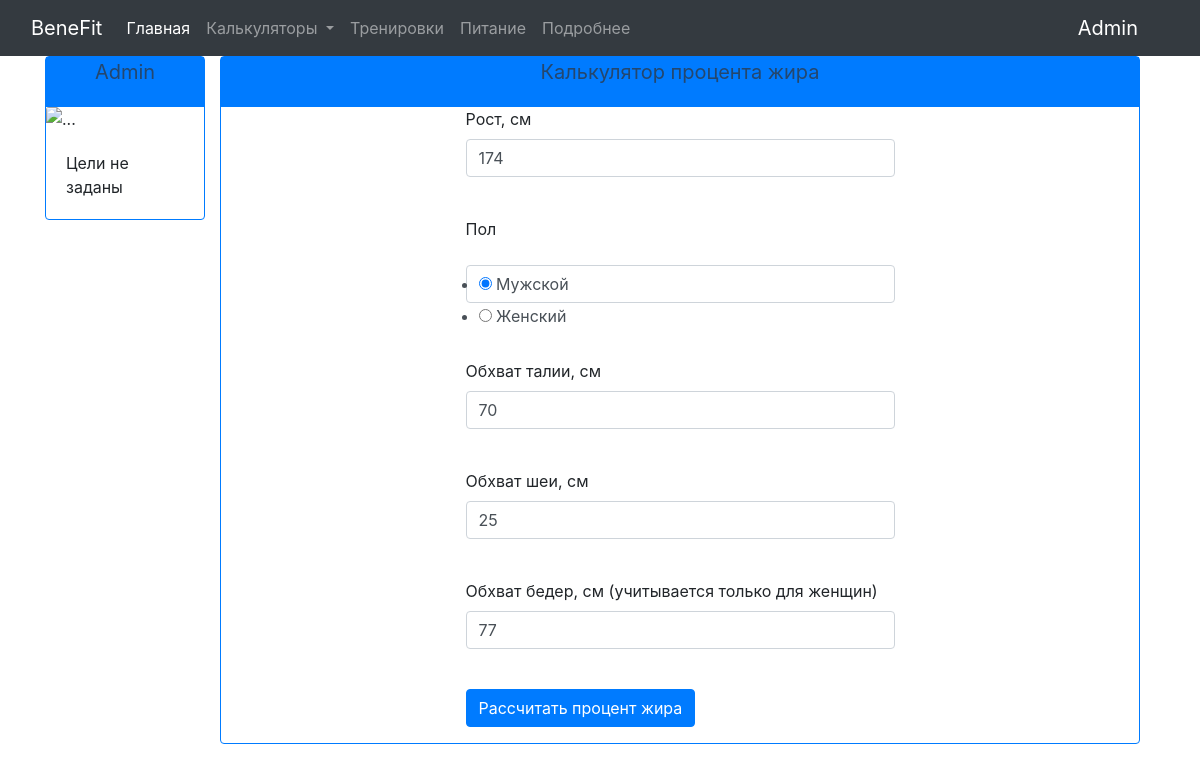
/calculators/body_fat (signed in), run on an earlier commit of the app's database.
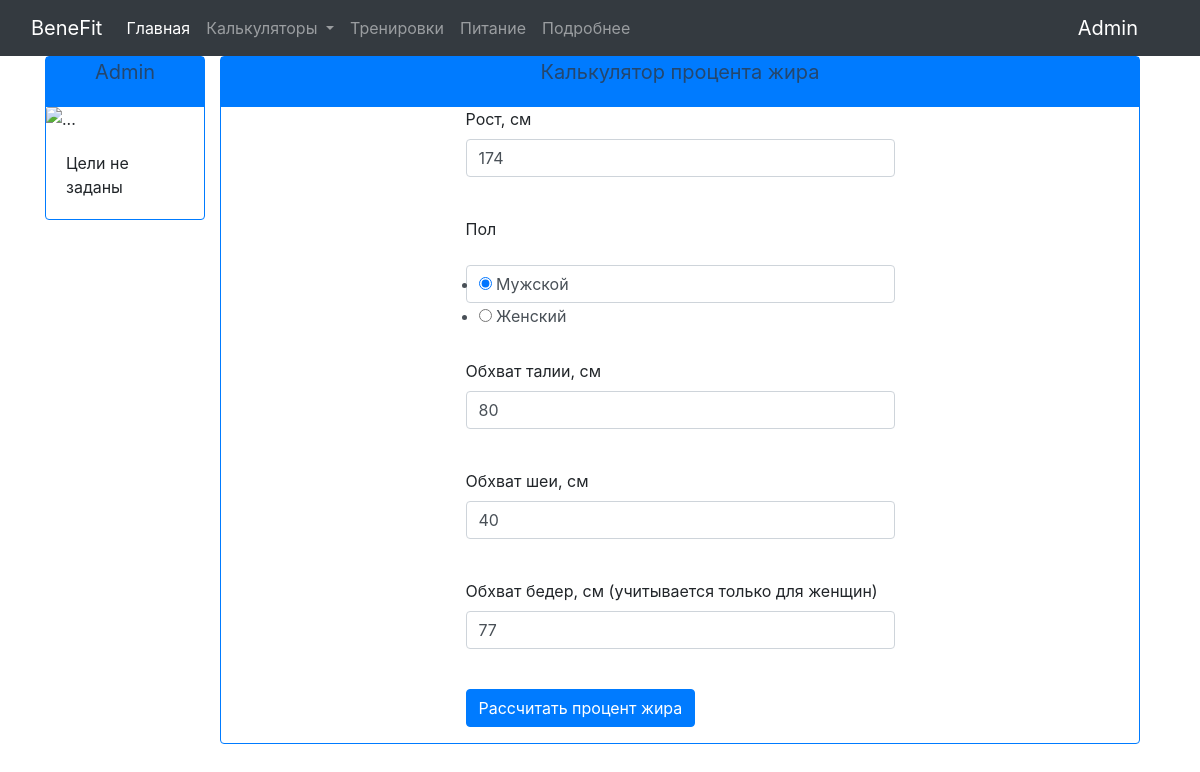
And on a later commit of the database.
### data/user_inputs.py (models this page shows)
class User_inputs(SqlAlchemyBase, UserMixin):
    __tablename__ = 'user_inputs'
    user_id = sqlalchemy.Column(sqlalchemy.Integer,
                                sqlalchemy.ForeignKey("user_login.id"),
                                primary_key=True, autoincrement=True, nullable=True)
    height = sqlalchemy.Column(sqlalchemy.Integer, nullable=True)
    weight = sqlalchemy.Column(sqlalchemy.Integer, nullable=True)
    age = sqlalchemy.Column(sqlalchemy.Integer, nullable=True)
    gender = sqlalchemy.Column(sqlalchemy.String, nullable=True)
    activity = sqlalchemy.Column(sqlalchemy.Integer, nullable=True)
    wrists = sqlalchemy.Column(sqlalchemy.Integer, nullable=True)
    waist = sqlalchemy.Column(sqlalchemy.Integer, nullable=True)
    neck = sqlalchemy.Column(sqlalchemy.Integer, nullable=True)
    hip = sqlalchemy.Column(sqlalchemy.Integer, nullable=True)
    user_login = orm.relation('User_login')

### main.py (the view, shortened to what this page needs)
@app.route("/calculators/body_fat", methods=['GET', "POST"])
def body_fat_calculator_page():
    form = BodyFatCalculatorForm()
    if form.gender == "Женский":
        print('female')
    if current_user.is_authenticated:
        db_sess = db_session.create_session()
        current_user_inputs = db_sess.query(User_inputs).filter(
            User_inputs.user_id == current_user.id).first()
        form.height.data = current_user_inputs.height
        form.waist.data = current_user_inputs.waist
        form.neck.data = current_user_inputs.neck
        form.hip.data = current_user_inputs.hip
        form.gender.data = current_user_inputs.gender
    return render_template("body_fat_calculator.html",
                           title='Калькулятор процента жира', form=form)

### forms/body_fat_calculator_form.py
class BodyFatCalculatorForm(FlaskForm):
    height = IntegerField('Рост, см', validators=[DataRequired()])
    gender = RadioField('Пол', choices=['Мужской', 'Женский'])
    waist = IntegerField('Обхват талии, см', validators=[DataRequired()])
    neck = IntegerField('Обхват шеи, см', validators=[DataRequired()])
    hip = IntegerField('Обхват бедер, см (учитывается только для женщин)', validators=[DataRequired()])
    submit = SubmitField('Рассчитать процент жира')

### data/db_session.py (called while the page is built)
def create_session() -> Session:
    global __factory
    return __factory()

### main.py (called while the page is built)
@login_manager.user_loader
def load_user(user_id):
    db_sess = db_session.create_session()
    return db_sess.query(User_login).get(user_id)

### templates/body_fat_calculator.html (shortened to what this page needs)
{% extends "calculator_template.html" %}
{% block calculator_content %}
          <p>
              {{ form.height.label }}<br>
              {{ form.height(class="form-control", type="number", min='60', max='250') }}<br>
          </p>
          <p>
              {{ form.gender.label }}<br>
              {{ form.gender(class="form-control", type="string") }}<br>
          </p>
        	<p>
        	    {{ form.waist.label }}<br>
        	    {{ form.waist(class="form-control", type="number, min='50', max='100'") }}<br>
        	</p>
          <p>
              {{ form.neck.label }}<br>
              {{ form.neck(class="form-control", type="number", min='30', max='50') }}<br>
          </p>
            <p>
              {{ form.hip.label }}<br>
              {{ form.hip(class="form-control", type="number, min='70', max='130'") }}<br>
          </p>
        	<p>{{ form.submit(type="submit", class="btn btn-primary") }}</p>
{% endblock %}

What changed in the data, as far as the page shows it:
changed User_inputs "☑ Мужской ☐ Женский": waist "70" → "80"; neck "25" → "40"
